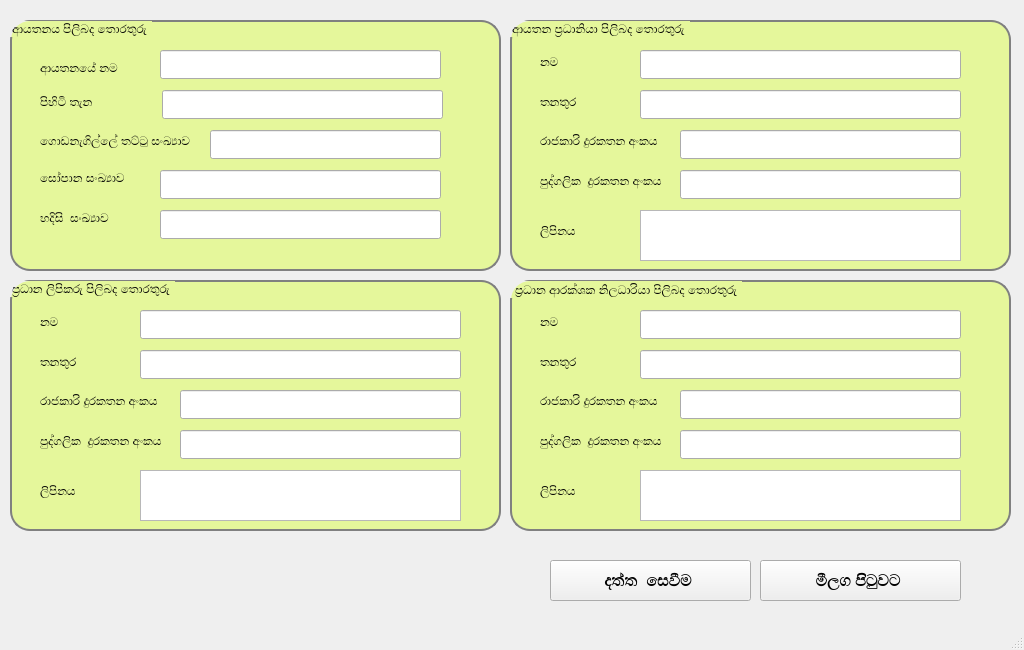
<?xml version="1.0" encoding="UTF-8"?>
<ui version="4.0">
 <class>MainWindow</class>
 <widget class="QMainWindow" name="MainWindow">
  <property name="geometry">
   <rect>
    <x>0</x>
    <y>0</y>
    <width>1024</width>
    <height>650</height>
   </rect>
  </property>
  <property name="sizePolicy">
   <sizepolicy hsizetype="Fixed" vsizetype="Fixed">
    <horstretch>0</horstretch>
    <verstretch>0</verstretch>
   </sizepolicy>
  </property>
  <property name="minimumSize">
   <size>
    <width>1024</width>
    <height>650</height>
   </size>
  </property>
  <property name="maximumSize">
   <size>
    <width>1024</width>
    <height>650</height>
   </size>
  </property>
  <property name="windowTitle">
   <string>Database</string>
  </property>
  <widget class="QWidget" name="centralwidget">
   <widget class="QGroupBox" name="groupBox">
    <property name="geometry">
     <rect>
      <x>10</x>
      <y>20</y>
      <width>491</width>
      <height>251</height>
     </rect>
    </property>
    <property name="styleSheet">
     <string notr="true">QGroupBox { 
     border: 2px solid gray; 
     border-radius: 20px; 
 background-color: rgba( 219, 255, 70,50%)

 }</string>
    </property>
    <property name="title">
     <string>ආයතනය පිලිබද තොරතුරු </string>
    </property>
    <widget class="QLineEdit" name="lineEdit">
     <property name="geometry">
      <rect>
       <x>150</x>
       <y>30</y>
       <width>281</width>
       <height>29</height>
      </rect>
     </property>
    </widget>
    <widget class="QLineEdit" name="lineEdit_2">
     <property name="geometry">
      <rect>
       <x>152</x>
       <y>70</y>
       <width>281</width>
       <height>29</height>
      </rect>
     </property>
    </widget>
    <widget class="QLineEdit" name="lineEdit_3">
     <property name="geometry">
      <rect>
       <x>200</x>
       <y>110</y>
       <width>231</width>
       <height>29</height>
      </rect>
     </property>
    </widget>
    <widget class="QLabel" name="label">
     <property name="geometry">
      <rect>
       <x>30</x>
       <y>40</y>
       <width>111</width>
       <height>16</height>
      </rect>
     </property>
     <property name="text">
      <string>ආයතනයේ නම </string>
     </property>
    </widget>
    <widget class="QLabel" name="label_2">
     <property name="geometry">
      <rect>
       <x>30</x>
       <y>74</y>
       <width>121</width>
       <height>16</height>
      </rect>
     </property>
     <property name="text">
      <string>පිහිටි තැන </string>
     </property>
    </widget>
    <widget class="QLabel" name="label_5">
     <property name="geometry">
      <rect>
       <x>30</x>
       <y>110</y>
       <width>161</width>
       <height>21</height>
      </rect>
     </property>
     <property name="text">
      <string>ගොඩනැගිල්ලේ තට්ටු සංඛ්‍යාව </string>
     </property>
    </widget>
    <widget class="QLabel" name="label_22">
     <property name="geometry">
      <rect>
       <x>30</x>
       <y>150</y>
       <width>111</width>
       <height>16</height>
      </rect>
     </property>
     <property name="text">
      <string>සෝපාන සංඛ්‍යාව </string>
     </property>
    </widget>
    <widget class="QLineEdit" name="lineEdit_8">
     <property name="geometry">
      <rect>
       <x>150</x>
       <y>150</y>
       <width>281</width>
       <height>29</height>
      </rect>
     </property>
    </widget>
    <widget class="QLineEdit" name="lineEdit_10">
     <property name="geometry">
      <rect>
       <x>150</x>
       <y>190</y>
       <width>281</width>
       <height>29</height>
      </rect>
     </property>
    </widget>
    <widget class="QLabel" name="label_23">
     <property name="geometry">
      <rect>
       <x>30</x>
       <y>190</y>
       <width>101</width>
       <height>16</height>
      </rect>
     </property>
     <property name="text">
      <string>හදිසි  සංඛ්‍යාව </string>
     </property>
    </widget>
   </widget>
   <widget class="QLabel" name="label_3">
    <property name="geometry">
     <rect>
      <x>540</x>
      <y>46</y>
      <width>51</width>
      <height>31</height>
     </rect>
    </property>
    <property name="text">
     <string>නම </string>
    </property>
   </widget>
   <widget class="QLabel" name="label_6">
    <property name="geometry">
     <rect>
      <x>540</x>
      <y>86</y>
      <width>61</width>
      <height>31</height>
     </rect>
    </property>
    <property name="text">
     <string>තනතුර </string>
    </property>
   </widget>
   <widget class="QGroupBox" name="groupBox_2">
    <property name="geometry">
     <rect>
      <x>510</x>
      <y>20</y>
      <width>501</width>
      <height>251</height>
     </rect>
    </property>
    <property name="styleSheet">
     <string notr="true">QGroupBox { 
     border: 2px solid gray; 
     border-radius: 20px; 
 background-color: rgba( 219, 255, 70,50%)
 }</string>
    </property>
    <property name="title">
     <string>ආයතන ප්‍රධානියා පිලිබද තොරතුරු </string>
    </property>
    <widget class="QLabel" name="label_4">
     <property name="geometry">
      <rect>
       <x>30</x>
       <y>110</y>
       <width>131</width>
       <height>21</height>
      </rect>
     </property>
     <property name="text">
      <string>රාජකාරි දුරකතන අංකය </string>
     </property>
    </widget>
    <widget class="QLineEdit" name="lineEdit_11">
     <property name="geometry">
      <rect>
       <x>130</x>
       <y>70</y>
       <width>321</width>
       <height>29</height>
      </rect>
     </property>
    </widget>
    <widget class="QLabel" name="label_7">
     <property name="geometry">
      <rect>
       <x>30</x>
       <y>150</y>
       <width>131</width>
       <height>21</height>
      </rect>
     </property>
     <property name="text">
      <string>පුද්ගලික  දුරකතන අංකය </string>
     </property>
    </widget>
    <widget class="QLineEdit" name="lineEdit_12">
     <property name="geometry">
      <rect>
       <x>170</x>
       <y>110</y>
       <width>281</width>
       <height>29</height>
      </rect>
     </property>
    </widget>
    <widget class="QLineEdit" name="lineEdit_13">
     <property name="geometry">
      <rect>
       <x>170</x>
       <y>150</y>
       <width>281</width>
       <height>29</height>
      </rect>
     </property>
    </widget>
    <widget class="QLabel" name="label_8">
     <property name="geometry">
      <rect>
       <x>30</x>
       <y>200</y>
       <width>131</width>
       <height>21</height>
      </rect>
     </property>
     <property name="text">
      <string>ලිපිනය </string>
     </property>
    </widget>
    <widget class="QTextEdit" name="textEdit">
     <property name="geometry">
      <rect>
       <x>130</x>
       <y>190</y>
       <width>321</width>
       <height>51</height>
      </rect>
     </property>
    </widget>
   </widget>
   <widget class="QLineEdit" name="lineEdit_6">
    <property name="geometry">
     <rect>
      <x>640</x>
      <y>50</y>
      <width>321</width>
      <height>29</height>
     </rect>
    </property>
   </widget>
   <widget class="QLineEdit" name="lineEdit_17">
    <property name="geometry">
     <rect>
      <x>140</x>
      <y>310</y>
      <width>321</width>
      <height>29</height>
     </rect>
    </property>
   </widget>
   <widget class="QLabel" name="label_9">
    <property name="geometry">
     <rect>
      <x>40</x>
      <y>346</y>
      <width>61</width>
      <height>31</height>
     </rect>
    </property>
    <property name="text">
     <string>තනතුර </string>
    </property>
   </widget>
   <widget class="QLabel" name="label_10">
    <property name="geometry">
     <rect>
      <x>40</x>
      <y>306</y>
      <width>51</width>
      <height>31</height>
     </rect>
    </property>
    <property name="text">
     <string>නම </string>
    </property>
   </widget>
   <widget class="QGroupBox" name="groupBox_5">
    <property name="geometry">
     <rect>
      <x>10</x>
      <y>280</y>
      <width>491</width>
      <height>251</height>
     </rect>
    </property>
    <property name="styleSheet">
     <string notr="true">QGroupBox { 
     border: 2px solid gray; 
     border-radius: 20px; 
 background-color: rgba( 219, 255, 70,50%)
 }</string>
    </property>
    <property name="title">
     <string>ප්‍රධාන ලිපිකරු පිලිබද තොරතුරු </string>
    </property>
    <widget class="QLabel" name="label_11">
     <property name="geometry">
      <rect>
       <x>30</x>
       <y>110</y>
       <width>131</width>
       <height>21</height>
      </rect>
     </property>
     <property name="text">
      <string>රාජකාරි දුරකතන අංකය </string>
     </property>
    </widget>
    <widget class="QLineEdit" name="lineEdit_18">
     <property name="geometry">
      <rect>
       <x>130</x>
       <y>70</y>
       <width>321</width>
       <height>29</height>
      </rect>
     </property>
    </widget>
    <widget class="QLabel" name="label_12">
     <property name="geometry">
      <rect>
       <x>30</x>
       <y>150</y>
       <width>131</width>
       <height>21</height>
      </rect>
     </property>
     <property name="text">
      <string>පුද්ගලික  දුරකතන අංකය </string>
     </property>
    </widget>
    <widget class="QLineEdit" name="lineEdit_19">
     <property name="geometry">
      <rect>
       <x>170</x>
       <y>110</y>
       <width>281</width>
       <height>29</height>
      </rect>
     </property>
    </widget>
    <widget class="QLineEdit" name="lineEdit_20">
     <property name="geometry">
      <rect>
       <x>170</x>
       <y>150</y>
       <width>281</width>
       <height>29</height>
      </rect>
     </property>
    </widget>
    <widget class="QLabel" name="label_14">
     <property name="geometry">
      <rect>
       <x>30</x>
       <y>200</y>
       <width>131</width>
       <height>21</height>
      </rect>
     </property>
     <property name="text">
      <string>ලිපිනය </string>
     </property>
    </widget>
    <widget class="QTextEdit" name="textEdit_2">
     <property name="geometry">
      <rect>
       <x>130</x>
       <y>190</y>
       <width>321</width>
       <height>51</height>
      </rect>
     </property>
    </widget>
   </widget>
   <widget class="QLineEdit" name="lineEdit_21">
    <property name="geometry">
     <rect>
      <x>640</x>
      <y>310</y>
      <width>321</width>
      <height>29</height>
     </rect>
    </property>
   </widget>
   <widget class="QLabel" name="label_17">
    <property name="geometry">
     <rect>
      <x>540</x>
      <y>346</y>
      <width>61</width>
      <height>31</height>
     </rect>
    </property>
    <property name="text">
     <string>තනතුර </string>
    </property>
   </widget>
   <widget class="QLabel" name="label_19">
    <property name="geometry">
     <rect>
      <x>540</x>
      <y>306</y>
      <width>51</width>
      <height>31</height>
     </rect>
    </property>
    <property name="text">
     <string>නම </string>
    </property>
   </widget>
   <widget class="QGroupBox" name="groupBox_6">
    <property name="geometry">
     <rect>
      <x>510</x>
      <y>280</y>
      <width>501</width>
      <height>251</height>
     </rect>
    </property>
    <property name="styleSheet">
     <string notr="true">QGroupBox { 
     border: 2px solid gray; 
     border-radius: 20px; 
 background-color: rgba( 219, 255, 70,50%)
 }</string>
    </property>
    <property name="title">
     <string> ප්‍රධාන ආරක්ශක නිලධාරියා පිලිබද තොරතුරු </string>
    </property>
    <widget class="QLabel" name="label_24">
     <property name="geometry">
      <rect>
       <x>30</x>
       <y>110</y>
       <width>131</width>
       <height>21</height>
      </rect>
     </property>
     <property name="text">
      <string>රාජකාරි දුරකතන අංකය </string>
     </property>
    </widget>
    <widget class="QLineEdit" name="lineEdit_22">
     <property name="geometry">
      <rect>
       <x>130</x>
       <y>70</y>
       <width>321</width>
       <height>29</height>
      </rect>
     </property>
    </widget>
    <widget class="QLabel" name="label_25">
     <property name="geometry">
      <rect>
       <x>30</x>
       <y>150</y>
       <width>131</width>
       <height>21</height>
      </rect>
     </property>
     <property name="text">
      <string>පුද්ගලික  දුරකතන අංකය </string>
     </property>
    </widget>
    <widget class="QLineEdit" name="lineEdit_23">
     <property name="geometry">
      <rect>
       <x>170</x>
       <y>110</y>
       <width>281</width>
       <height>29</height>
      </rect>
     </property>
    </widget>
    <widget class="QLineEdit" name="lineEdit_24">
     <property name="geometry">
      <rect>
       <x>170</x>
       <y>150</y>
       <width>281</width>
       <height>29</height>
      </rect>
     </property>
    </widget>
    <widget class="QLabel" name="label_26">
     <property name="geometry">
      <rect>
       <x>30</x>
       <y>200</y>
       <width>131</width>
       <height>21</height>
      </rect>
     </property>
     <property name="text">
      <string>ලිපිනය </string>
     </property>
    </widget>
    <widget class="QTextEdit" name="textEdit_3">
     <property name="geometry">
      <rect>
       <x>130</x>
       <y>190</y>
       <width>321</width>
       <height>51</height>
      </rect>
     </property>
    </widget>
   </widget>
   <widget class="QPushButton" name="pushButton">
    <property name="geometry">
     <rect>
      <x>760</x>
      <y>560</y>
      <width>201</width>
      <height>41</height>
     </rect>
    </property>
    <property name="font">
     <font>
      <pointsize>12</pointsize>
      <weight>75</weight>
      <bold>true</bold>
     </font>
    </property>
    <property name="styleSheet">
     <string notr="true">
QPushButton:hover
{
   border-radius: 5px; 
}
QPushButton:hover
{
   background-color:rgb( 234, 234, 234 );
}</string>
    </property>
    <property name="text">
     <string>මීලග පිටුවට </string>
    </property>
   </widget>
   <widget class="QPushButton" name="pushButton_2">
    <property name="geometry">
     <rect>
      <x>550</x>
      <y>560</y>
      <width>201</width>
      <height>41</height>
     </rect>
    </property>
    <property name="font">
     <font>
      <pointsize>12</pointsize>
      <weight>75</weight>
      <bold>true</bold>
     </font>
    </property>
    <property name="styleSheet">
     <string notr="true">
QPushButton:hover
{
   border-radius: 5px; 
}
QPushButton:hover
{
   background-color:rgb( 234, 234, 234 );
}</string>
    </property>
    <property name="text">
     <string>දත්ත  සෙවීම </string>
    </property>
   </widget>
   <zorder>groupBox_2</zorder>
   <zorder>groupBox</zorder>
   <zorder>label_3</zorder>
   <zorder>label_6</zorder>
   <zorder>lineEdit_6</zorder>
   <zorder>groupBox_5</zorder>
   <zorder>label_10</zorder>
   <zorder>label_9</zorder>
   <zorder>lineEdit_17</zorder>
   <zorder>groupBox_6</zorder>
   <zorder>label_17</zorder>
   <zorder>label_19</zorder>
   <zorder>lineEdit_21</zorder>
   <zorder>pushButton</zorder>
   <zorder>pushButton_2</zorder>
  </widget>
  <widget class="QStatusBar" name="statusbar"/>
 </widget>
 <resources/>
 <connections/>
</ui>
